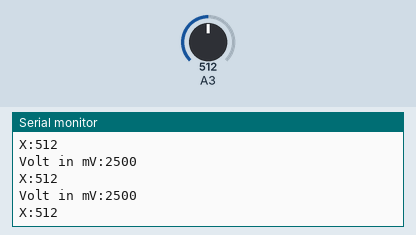
This sketch was run on a simulated Arduino Uno, built with avr-gcc and run on an emulated ATmega328P. On the bench: the last lines printed to the serial monitor. Inputs (shaded band) come from the test bench; at power-on: A3 = 512.

Above: at 1.2 s.
1.3 s: A3 set to 716
At 1.82 s:
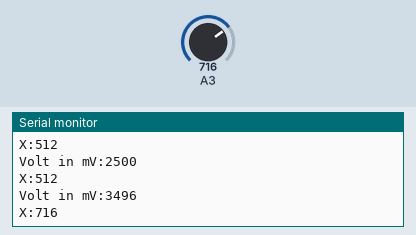
2.8 s: A3 set to 900
At 2.82 s:
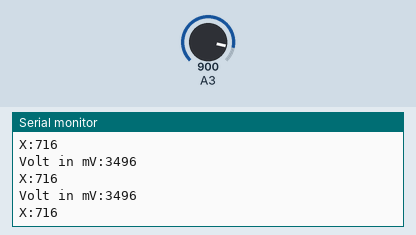
Timing chart, 0 to 5.8 s (numbered marks = the images above; inputs shaded):
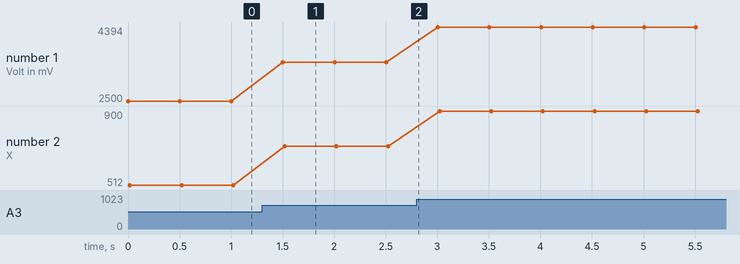

Measured:
- after the input at 1.3 s, the serial monitor: prints a new line after 0.20 s (image 1)
- plotted number 1: 2500 → 3496 after the input at 1.3 s, 3496 → 4394 after the input at 2.8 s
- plotted number 2: 512 → 716 after the input at 1.3 s, 716 → 900 after the input at 2.8 s

The sketch:

Temperatursensor.ino
```cpp
int Volt = 0;
int value = 0;

void setup() {
  // put your setup code here, to run once:
Serial.begin(9600);
pinMode(A3, INPUT);

}

void loop() {
  // put your main code here, to run repeatedly:


value = analogRead(A3);
Volt = map(value,0,1024,0,5000);
Serial.print("Volt in mV:");
Serial.println(Volt);
Serial.print("X:");
Serial.println(analogRead(A3));
delay(500);


}
```
